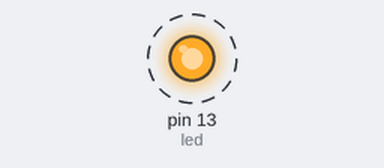
Recording of a sketch running on a simulated Arduino Uno, built with avr-gcc and run on an emulated ATmega328P. On the bench: output pins drawn as LEDs (lit = HIGH). Dashed ring = blinking.

Above: at 0.2 s.
Timing chart, 0 to 3.0 s (numbered marks = the images above):
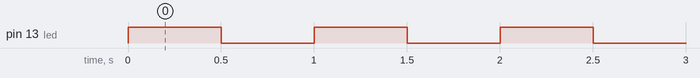

Measured:
- by itself, pin 13 (led): alternates HIGH for 0.50 s and LOW for 0.50 s

The sketch:

blinking.ino
```cpp
int led = 13; // This makes a variable "led" that is equal to 13.

void setup() { // Setup will run once at the beginning of your program, and never again.
  pinMode(led, OUTPUT); // This will designate pin 13 (the variable 'led' = 13, as shown above) on your Arduino board as an output.
  digitalWrite(led, LOW); // This will turn off power for pin 13.
}

void loop() { // Loop will run over and over. As soon as it finishes, it starts over again.
  digitalWrite(led, HIGH); // This turn on power for pin 13.
  delay(500); // This will delay the next function for 500 milliseconds, or 1/2 of a second.
  digitalWrite(led, LOW);
  delay(500);
}
```
